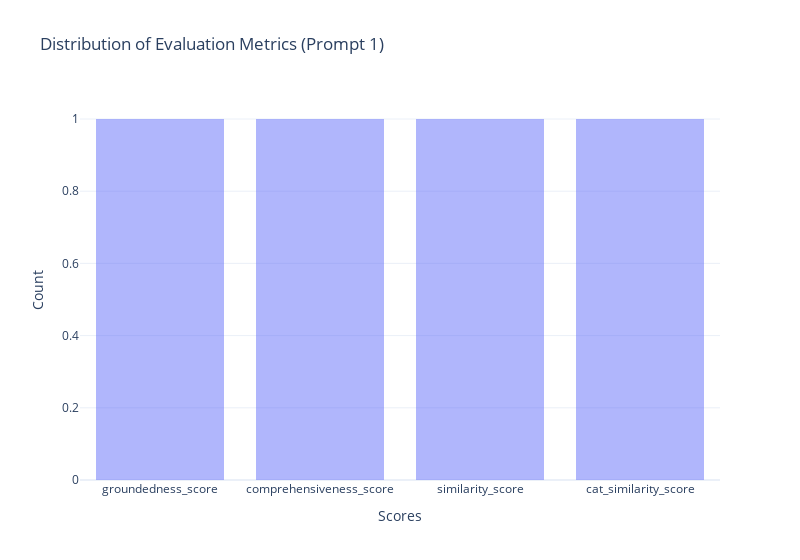

Notebook cell for this chart:
### Code cell
import plotly.express as px

# Plotting the histogram for groundedness, comprehensiveness, similarity, and category similarity scores using Plotly
fig = px.histogram(comp_data_1.fillna(0),  # Fill NaN values with 0
                   x=['groundedness_score', 'comprehensiveness_score', 'similarity_score', 'cat_similarity_score'], 
                   barmode='overlay', 
                   title='Distribution of Evaluation Metrics (Prompt 1)',
                   labels={'value': 'Scores', 'variable': 'Metrics'},
                   template='plotly_white',
                   nbins=50)  # Increased the number of bins

fig.update_layout(
    xaxis_title='Scores',
    yaxis_title='Count',
    legend_title='Metrics',
    legend=dict(x=0.8, y=1.1, traceorder='normal', font=dict(size=10)),  # Moved legend to the top right of the plot
    width=800  # Reduced the width of the plot
)

fig.show()


# Used prompt 1:
"""
Erstellen Sie eine Vergleichstabelle im Markdown-Format für das Produkt '{category}'
von verschiedenen Versicherungsunternehmen. Die Vergleichstabelle sollte die
Produktdetails in Spalten enthalten: Eigenschaft und Details für jedes Unternehmen.

{company_info}
"""

### Figure 1 — Plotly figure (JSON) as saved in the notebook; plotly's stock layout.template omitted (floating-point values rounded to 4 significant figures)
{"data": [{"alignmentgroup": "True", "bingroup": "x", "hovertemplate": "x=%{x}<br>count=%{y}<extra></extra>", "legendgroup": "", "marker": {"color": "#636efa", "opacity": 0.5, "pattern": {"shape": ""}}, "name": "", "nbinsx": 50, "offsetgroup": "", "orientation": "v", "showlegend": false, "type": "histogram", "x": ["groundedness_score", "comprehensiveness_score", "similarity_score", "cat_similarity_score"], "xaxis": "x", "yaxis": "y"}], "layout": {"barmode": "overlay", "legend": {"font": {"size": 10}, "title": {"text": "Metrics"}, "tracegroupgap": 0, "traceorder": "normal", "x": 0.8, "y": 1.1}, "title": {"text": "Distribution of Evaluation Metrics (Prompt 1)"}, "width": 800, "xaxis": {"anchor": "y", "domain": [0, 1], "title": {"text": "Scores"}}, "yaxis": {"anchor": "x", "domain": [0, 1], "title": {"text": "Count"}}}}
